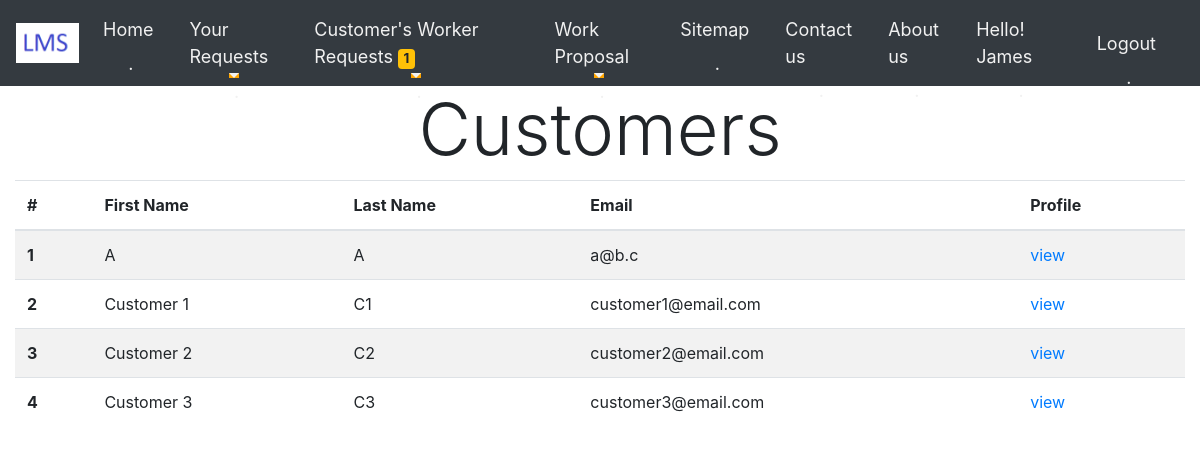
The page /Owner/AllCustomers/ (signed in) on the database its author committed.
### Owner/models.py (models this page shows, shortened)
class Owner(models.Model):
    Owner_id = models.BigAutoField
    Owner_firstname = models.CharField(max_length=60)
    Owner_lastname = models.CharField(max_length=60)
    Owner_address = models.CharField(max_length=600)
    Owner_email = models.CharField(max_length=100)
    Owner_password = models.CharField(max_length=32)
    Owner_dob = models.DateField()
    Owner_mobileno = models.CharField(max_length=10)
    Owner_gender = models.CharField(max_length=15)
    Owner_city = models.CharField(max_length=30)
    Owner_state = models.CharField(max_length=30)
    Owner_country = models.CharField(max_length=30)
    Owner_pincode = models.IntegerField()

### CustomerHome/models.py (models this page shows, shortened)
class Customer(models.Model):
    customer_id = models.BigAutoField
    customer_firstname = models.CharField(max_length=60)
    customer_lastname = models.CharField(max_length=60)
    customer_address = models.CharField(max_length=600)
    customer_email = models.CharField(max_length=100)
    customer_password = models.CharField(max_length=32)
    customer_dob = models.DateField()
    customer_mobileno = models.CharField(max_length=10)
    customer_gender = models.CharField(max_length=15)
    customer_city = models.CharField(max_length=30)
    customer_state = models.CharField(max_length=30)
    customer_country = models.CharField(max_length=30)
    customer_pincode = models.IntegerField()

### Owner/views.py (the view)
# urls.py: path('AllCustomers/', views.AllCustomers, name="AllCustomers"),
def AllCustomers(request):
    if('user_email' not in request.session):
        return redirect('/signin/')
    owner_email = request.session.get('user_email')
    owner = Owner.objects.get(Owner_email=owner_email)
    customer = Customer.objects.all()
    no_of_pending_request=count_pending_book_request()
    return render(request,"All_Customers.html",{'customer':customer,'owner':owner,'no_of_pending_request':no_of_pending_request})

### Owner/views.py (called while the page is built)
def count_pending_book_request():
    no_of_pending_request=0
    bookworker = BookWorker.objects.all()
    for rv in bookworker:
        if rv.request_status == "Pending":
            no_of_pending_request+=1
    return no_of_pending_request

### Owner/templates/All_Customers.html (shortened to what this page needs)
{%extends 'Only_owner_navbar.html'%} {% load static %}
    {% block name %}{{owner.Owner_firstname}}{%endblock%} {% block pagecontent %}
    <h1 class="display-3" style="text-align: center;">Customers</h1>
    <table class="table table-striped table-hover">
        <thead>
            <tr>
                <th scope="col">#</th>
                <th scope="col">First Name</th>
                <th scope="col">Last Name</th>
                <th scope="col">Email</th>
                <th scope="col">Profile</th>
            </tr>
        </thead>
        <tbody>
            {% for value in customer %}
            <tr>
                <th scope="row">{{forloop.counter}}</th>
                <td>{{value.customer_firstname}}</td>
                <td>{{value.customer_lastname}}</td>
                <td>{{value.customer_email}}</td>
                <td><a href="{% url 'CustomerProfile' value.customer_email%}">view</a></td>
            </tr>
            {% endfor %}
        </tbody>
    </table>
    {% endblock pagecontent %}

### rows shown on the page
Owner: Owner_firstname "James"
Customer: customer_firstname "A", customer_lastname "A", customer_email "a@b.c"
Customer: customer_firstname "Customer 1", customer_lastname "C1", customer_email "customer1@email.com"
Customer: customer_firstname "Customer 2", customer_lastname "C2", customer_email "customer2@email.com"
Customer: customer_firstname "Customer 3", customer_lastname "C3", customer_email "customer3@email.com"

### other values the page prints
{{ no_of_pending_request }} "1"
